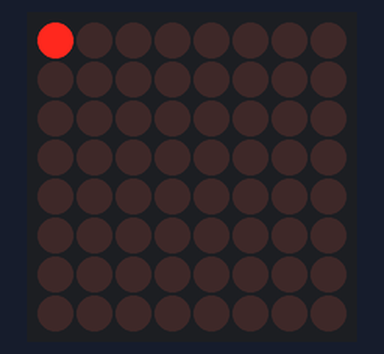
A sketch run on a simulated Arduino Uno, built with avr-gcc and run on an emulated ATmega328P. Shown: 8×8 LED matrix.

Above: at 0.05 s.
At 1.65 s:
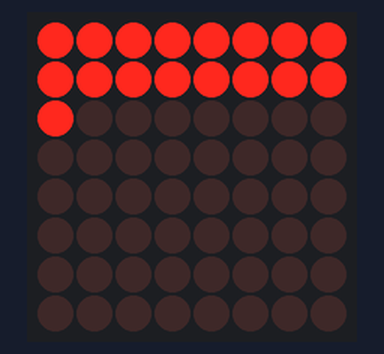
At 3.25 s:
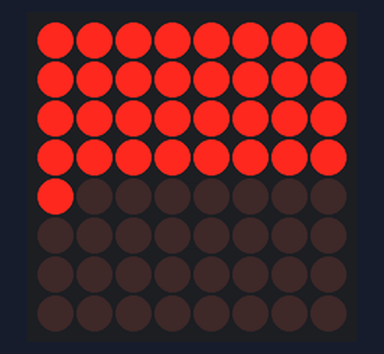
At 6.4 s:
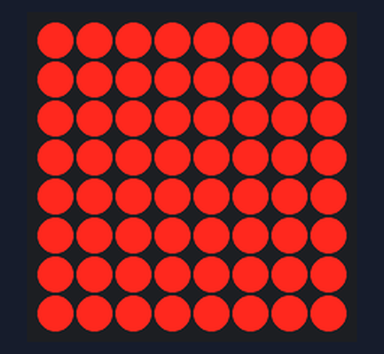
At 10.56 s:
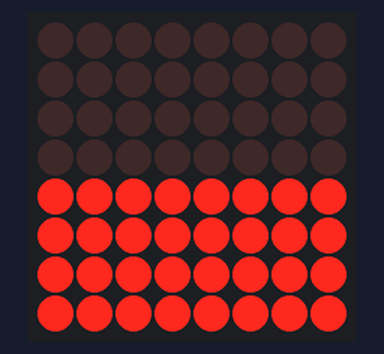
At 14.77 s:
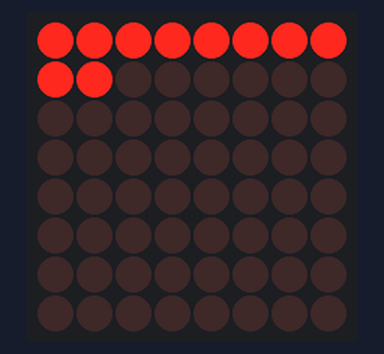

Measured:
- by itself, everything shown: repeats every 13.8 s, in 128 steps
- what the display in image 3 shows lasts 1.1 s, from 6.3 s to 7.4 s

The sketch:

tesModulMax.ino
```cpp
// Pengujian Modul MAX7219

#include "LedControl.h"

const int JUMLAH_LED = 1;
const byte PIN_CS  = 10;
const byte PIN_CLK = 11;
const byte PIN_DIN = 12;

LedControl lc = LedControl(PIN_DIN, PIN_CLK, PIN_CS, JUMLAH_LED);

void setup()
{
  // Menghidupkan penampil nomor 0
  lc.shutdown(0, false);

  // Mengatur intensitas kecerahan (0 hingga 15)
  lc.setIntensity(0,8);

  // Menghapus layar
  lc.clearDisplay(0);
}
void loop()
{
  for (int baris = 0; baris < 8; baris++)
  {
    for (int kolom = 0; kolom < 8; kolom++)
    {
      // Menampilkan LED pada kolom dan baris
      lc.setLed(0, baris, kolom, true);
      delay(100);
    }
  }

  delay(1000);

  for (int baris = 0; baris < 8; baris++)
  {
    for (int kolom = 0; kolom < 8; kolom++)
    {
      // Mematikan LED pada kolom dan baris
      lc.setLed(0, baris, kolom, false);
      delay(100);
    }
  }
}
```
